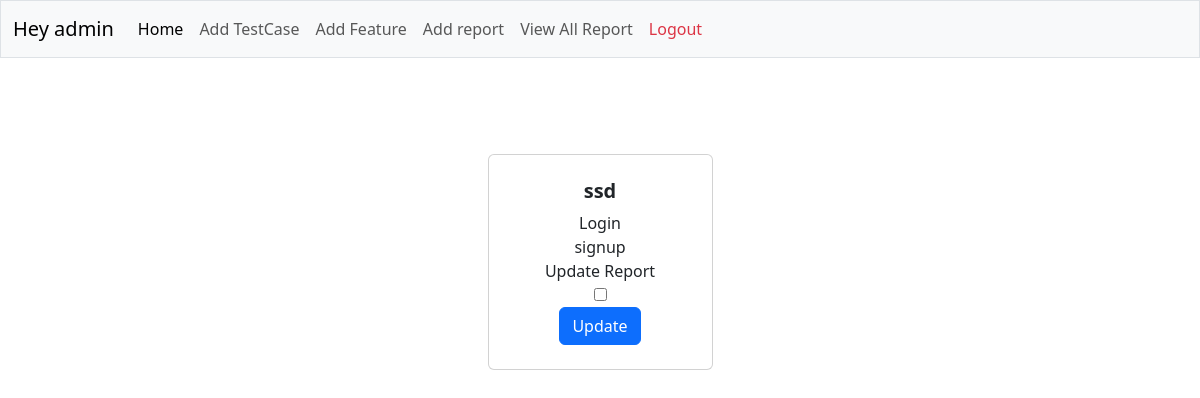
/report/update/9/ (signed in), run on the app's committed database.
### report/models.py (models this page shows, shortened)
class User(AbstractUser):
    mobile = models.CharField(max_length=13,validators=[numbervalidator])
    is_admin = models.BooleanField(default=False)

class Report(models.Model):
    title = models.CharField(max_length=90)
    features = models.ManyToManyField(Feature)
    created_by = models.ForeignKey(User, on_delete=models.CASCADE)
    is_done = models.BooleanField(default=False)
    created_at = models.DateTimeField(auto_now=True)

class Feature(models.Model):
    title = models.CharField(max_length=50)
    description = RichTextField()
    created_at = models.DateTimeField(auto_now_add=True)
    created_by = models.ForeignKey(User, on_delete=models.CASCADE)
    def __str__(self) -> str:
        return self.title

### report/views.py (the view)
# urls.py: path('report/update/<int:pk>/', views.UpdateReportView.as_view(), name="updatereport"),
@method_decorator(login_required(login_url='login'), name='dispatch')
class UpdateReportView(UpdateView):
    model = Report
    fields = ['is_done']
    template_name = 'report/templates/updatereport.html'
    success_url = '/'
    context_object_name = 'report'

### report/templates/updatereport.html (shortened to what this page needs)
<!doctype html>
<html lang="en">
  <head>
    <link href="https://cdn.jsdelivr.net/npm/bootstrap@5.3.2/dist/css/bootstrap.min.css" rel="stylesheet">
  </head>
  <body>
    {% extends "base.html" %}
    {% block content %}
{% load widget_tweaks %}
<section class="py-5">
  <div class="container px-4 px-lg-5 mt-5">
      <div class="row gx-4 gx-lg-5 row-cols-2 row-cols-md-3 row-cols-xl-4 justify-content-center">
        <div class="col mb-5">
              <div class="card h-100">
                  <div class="card-body p-4">
                      <div class="text-center">
                          <h5 class="fw-bolder">{{ report.title }}</h5>
                          {% for obj in report.features.all %}
                            {{ obj }}<br>
                          {% endfor %}
                          <form method="post" class="text-center">
                            Update Report<br>
                            {{form.is_done }}
                           <br>
                            <input type="submit" class=" btn btn-primary" value="Update">
                          </form>
                      </div>
                  </div>
              </div>
          </div>
      </div>
    </div>
</section>
{% endblock %}

### report/templates/base.html (shortened to what this page needs)
<link href="https://cdn.jsdelivr.net/npm/bootstrap@5.3.2/dist/css/bootstrap.min.css" rel="stylesheet">
<nav class="navbar navbar-expand-lg bg-light sticky-top bg-primary border">
    <div class="container-fluid">
        <a class="navbar-brand">Hey {{request.user}}</a>
        <div class="collapse navbar-collapse" id="navbarSupportedContent">
            <ul class="navbar-nav me-auto mb-2 mb-lg-0">
                <li class="nav-item">
                    <a class="nav-link active" aria-current="page" href="{% url 'home'%}">Home</a>
                </li>
                <li class="nav-item">
                    <a class="nav-link" href="{% url 'addtestcase' %}">Add TestCase</a>
                </li>
                <li class="nav-item">
                    <a
                        href="{% url "addrequirements" %}"
                        class="nav-link"
                    >Add Feature</a>
                </li>
                <li class="nav-item">
                    <a class="nav-link" href="{% url 'createreport' %}">Add report</a>
                </li>
                <li class="nav-item">
                    <a class="nav-link" href="{% url 'allreport' %}">View All Report</a>
                </li>
                <li class="nav-item">
                    <a class="nav-link text-danger" href="{% url 'logout' %}">Logout</a>
                </li>
                <li class="nav-item">
                    <a class="nav-link "></a>
                </li>
            </ul>
        </div>
    </div>
</nav>
{% block content %}
{% endblock content %}

### data on the page
User: user "admin"
Report: title "ssd"
Feature: title "Login"
Feature: title "signup"
